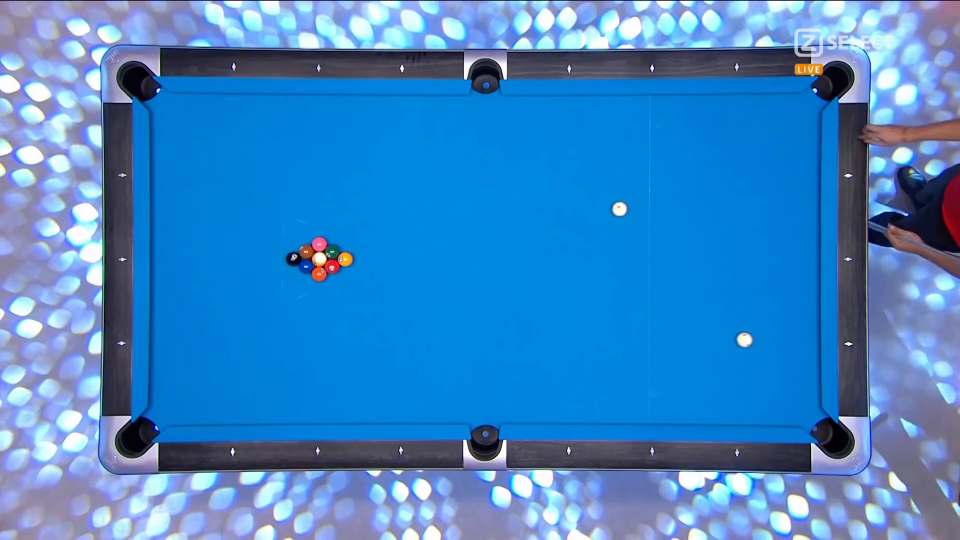
#> input picture frame 16 of 2019_PoolChamp_Clip4.mp4, 1920 x 1080 px (shown at 1/2 size)
$ python Main_12.9.2019.21.00.py
#> lines starting #> are read from the running program, lines starting #| are printed output that depends on the picture
import cv2 as cv
import numpy as np
import imutils
import cython
import time

cv2 = cv

cap = cv.VideoCapture('2019_PoolChamp_Clip4.mp4')
table_color_bgr = (60, 105, 0)
table_color_thresh = 30
ratio = (2, 1)
shape = None

setting = 0

# TODO: Try analyzing ratio of h & w of table


class Table:
    def __init__(self, setting=0):
        self.edges = {}
        self.frame = None
        self.playbounds = None
        self.bumperbounds = None
        self.tablebounds = None
        self.linelist = None
        self.setting = setting
        self.find_table_lines()
        self.set_boundaries()
        self.drawlines(color=(0, 200, 255))

        cv.imwrite('./debug_images/9_final_lines.png', self.frame)

    def find_table_lines(self):
        global shape
        if cap.isOpened():
            ret, frame = cap.read()
            self.frame = frame
        count = 0
        n_frames = 10
        self.linelist = []

        shape = frame.shape

        height, width = frame.shape[0], frame.shape[1]

        while count <= n_frames:
            ret, frame = cap.read()

            gray = cv.cvtColor(frame, cv.COLOR_BGR2GRAY)
            if self.setting == 0:
                canny = auto_canny(gray, 0.8, 0.5)
            elif self.setting == 1:
                # Manual Canny version
                thresh_ratio = 3
                low = 35
                canny = cv.Canny(frame, low, low * thresh_ratio)

            cv.imwrite('./debug_images/1_canny_check.png', canny)
            minlinelength = 1000000
            maxlinegap = 10
            lines = cv2.HoughLinesP(canny, 1, np.pi / 180, 300, minlinelength, maxlinegap)  # thresh was 300
            if lines is not None:
                for i in range(len(lines)):
                    self.linelist.append(lines[i][0])
            count += 1

        cannywlines = self.drawlines(canny)
        cv.imwrite('./debug_images/2_canny_check_lines.png', cannywlines)

        print(len(self.linelist), 'lines found')
        poplist = []

        for i in range(len(self.linelist)):
            line = self.linelist[i]
            x1, y1, x2, y2 = line[0], line[1], line[2], line[3]
            if not (x2 - x1) == 0:  # makeing sure we don't get a divide by zero error
                slope = (y2 - y1) / (x2 - x1)  # rise over run
                # print(slope)
            if slope != 0:
                poplist.append(i)
            else:
                pass
        print(len(poplist), 'lines removed')

        clean1 = self.drawlines(self.frame.copy(), color=(0, 0, 255))
        cv.imwrite('./debug_images/3_1st_pass_clean.png', clean1)

        lencount = 0
        for i in range(len(poplist)):
            ind = poplist[i] - lencount
            lencount += 1
            del self.linelist[ind]

        horizontal, vertical = self.group_lines_by_direction(minlinelen=30)

        toplines, bottomlines = [], []
        leftlines, rightlines = [], []

        # Split horizontal into top and bottom
        for i in range(len(horizontal)):
            line = horizontal[i]
            x1, y1, x2, y2 = line[0], line[1], line[2], line[3]
            ydim = frame.shape[0]
            if 5 < y1 < ydim / 4:
                toplines.append(line)
            elif (height - 5) > y1 > (ydim - (ydim / 4)):
                bottomlines.append(line)
        # Split vertical into right and left
        for i in range(len(vertical)):
            line = vertical[i]
            x1, y1, x2, y2 = line[0], line[1], line[2], line[3]
            xdim = frame.shape[1]
            if 5 < x1 < xdim / 4:
                leftlines.append(line)
            elif (width - 5) > x1 > (xdim - (xdim / 4)):
                rightlines.append(line)

        horiz = self.drawlines(frame.copy(), linelist=horizontal, color=(0, 0, 255))
        cv.imwrite('./debug_images/4_horizontal_split.png', horiz)
        vert = self.drawlines(frame.copy(), linelist=vertical, color=(0, 0, 255))
        cv.imwrite('./debug_images/4_vertical_split.png', vert)

        # copy2 = self.drawlines(frame.copy(), (0, 0, 255))
        # cv.imwrite('./debug_images/horizontal_vertical_sort.png', copy2)

        toplines = self.group_lines(toplines)
        bottomlines = self.group_lines(bottomlines)
        leftlines = self.group_lines(leftlines)
        rightlines = self.group_lines(rightlines)

        top = self.drawlines(frame.copy(), linelist=toplines, color=(0, 0, 255))
        cv.imwrite('./debug_images/5_toplines.png', top)
        bottom = self.drawlines(frame.copy(), linelist=bottomlines, color=(0, 0, 255))
        cv.imwrite('./debug_images/5_bottomlines.png', bottom)
        left = self.drawlines(frame.copy(), linelist=leftlines, color=(0, 0, 255))
        cv.imwrite('./debug_images/5_leftlines.png', left)
        right = self.drawlines(frame.copy(), linelist=rightlines, color=(0, 0, 255))
        cv.imwrite('./debug_images/5_rightlines.png', right)

        toplines = self.find_average_lines_from_groups(toplines, axis='y')
        bottomlines = self.find_average_lines_from_groups(bottomlines, axis='y')
        leftlines = self.find_average_lines_from_groups(leftlines, axis='x')
        rightlines = self.find_average_lines_from_groups(rightlines, axis='x')

        top = self.drawlines(frame.copy(), linelist=toplines, color=(0, 0, 255))
        cv.imwrite('./debug_images/6_toplines_avg.png', top)
        bottom = self.drawlines(frame.copy(), linelist=bottomlines, color=(0, 0, 255))
        cv.imwrite('./debug_images/6_bottomlines_avg.png', bottom)
        left = self.drawlines(frame.copy(), linelist=leftlines, color=(0, 0, 255))
        cv.imwrite('./debug_images/6_leftlines_avg.png', left)
        right = self.drawlines(frame.copy(), linelist=rightlines, color=(0, 0, 255))
        cv.imwrite('./debug_images/6_rightlines_avg.png', right)

        self.linelist = [toplines, rightlines, bottomlines, leftlines]
        self.linelist = {'top': toplines, 'bottom': bottomlines, 'left': leftlines, 'right': rightlines}

        copy2 = self.drawlines(frame.copy(), color=(0, 0, 255))
        cv.imwrite('./debug_images/7_grouped.png', copy2)

        print('Table Found')
        return frame

    def drawlines(self, frame=None, linelist=None, color=(0, 0, 255), thickness=2):
        if frame is None:
            frame = self.frame
        if linelist is None:
            linelist = self.linelist
        if len(frame.shape) == 2:
            frame = cv.cvtColor(frame, cv.COLOR_GRAY2BGR)
        if isinstance(linelist, dict):
            for group in linelist.values():
                for line in group:
                    x1, y1, x2, y2 = line[0], line[1], line[2], line[3]
                    pt1, pt2 = (x1, y1), (x2, y2)
                    cv.line(frame, pt1, pt2, color, thickness)
        elif isinstance(linelist, (list, np.ndarray)):
            linelist = list(linelist)
            for linelst in linelist:
                linelst = list(linelist)
                if isinstance(linelst[0], (int, float, np.int32)):
                    x1, y1, x2, y2 = linelst[0], linelst[1], linelst[2], linelst[3]
                    pt1, pt2 = (x1, y1), (x2, y2)
                    cv.line(frame, pt1, pt2, color, thickness)
                else:
                    for line in linelst:
                        if isinstance(line[0], (int, float, np.int32)):
                            x1, y1, x2, y2 = line[0], line[1], line[2], line[3]
                            pt1, pt2 = (x1, y1), (x2, y2)
                            cv.line(frame, pt1, pt2, color, thickness)
                            print('line drawn')
            # [8 lines of commented-out code are left out]
        return frame

    def set_boundaries(self):
        lines = self.linelist
        lines = {key: np.asarray(value) for (key, value) in lines.items()}
        top, bottom = lines['top'], lines['bottom']
        left, right = lines['left'], lines['right']

        # [13 lines of commented-out code are left out]

        bumper_lines = []
        # max, mid, low
        playfield_t, pockets_t, table_t = self.max_mid_min(top, axis='y')
        table_b, pockets_b, playfield_b = self.max_mid_min(bottom, axis='y')
        table_r, pockets_r, playfield_r = self.max_mid_min(right, axis='x')
        playfield_l, pockets_l, table_l = self.max_mid_min(left, axis='x')

        table_lines = [table_t, table_b, table_l, table_r]
        playfield_lines = [playfield_t, playfield_b, playfield_l, playfield_r]
        pocket_lines = [pockets_t, pockets_b, pockets_l, pockets_r]

        # [11 lines of commented-out code are left out]

        playfield = self.drawlines(self.frame.copy(), playfield_lines, (0, 0, 255), 5)
        cv.imwrite('./debug_images/8_border_playfield.png', playfield)

        table_ = self.drawlines(self.frame.copy(), table_lines, (255, 0, 0), 5)
        cv.imwrite('./debug_images/8_border_table.png', table_)

        pockets = self.drawlines(self.frame.copy(), pocket_lines, (0, 255, 0), 5)
        cv.imwrite('./debug_images/8_border_pockets.png', pockets)

    def max_mid_min(self, group, axis='x'):
        if axis == 'x':
            xory = 0
        elif axis == 'y':
            xory = 1
        # print(len(group))
        group2 = list(group)
        maxind = group.argmax(axis=0)[xory]
        maximum = group2[maxind]
        group2.pop(maxind)
        group2 = np.asarray(group2)
        minind = group2.argmin(axis=0)[xory]
        minimum = group2[minind]
        group2 = list(group2)
        group2.pop(minind)
        midimum = group2[0]
        # print(maximum, midimum, minimum)

        return maximum, midimum, minimum

    # [19 lines left out: function find_contours_from_lines, not called in this run]

    def find_average_lines_from_groups(self, groups, axis='x'):
        output = []
        # group = np.asarray(groups)
        for group in groups:
            group = np.asarray(group)
            if axis == 'x':
                avgx = int(np.mean(group[:, 0]))
                newline = [avgx, 0, avgx, shape[0]]
            elif axis == 'y':
                avgy = int(np.mean(group[:, 1]))
                newline = [0, avgy, shape[1], avgy]
            output.append(newline)
        return output

    def group_lines_by_direction(self, minlinelen=0):
        vertical = []
        horizontal = []
        for i in range(len(self.linelist)):
            line = self.linelist[i]
            x1, y1, x2, y2 = line[0], line[1], line[2], line[3]
            pt1, pt2 = (x1, y1), (x2, y2)
            # cv.line(frame, pt1, pt2, (255, 0, 0), 2)
            if x1 == x2 and abs(y1 - y2) > minlinelen:
                vertical.append(self.linelist[i])
            elif y1 == y2 and abs(x1 - x2) > minlinelen:
                horizontal.append(self.linelist[i])
        return horizontal, vertical

    def group_lines(self, linelist, thresh=20):
        groups = []
        axis = self.check_axis(linelist)
        for line in linelist:
            x1, y1 = line[0], line[1]
            grouped = False
            for i in range(len(groups)):
                if axis == 'y':
                    sample_y = groups[i][0][1]
                    # print(abs(y1 - sample_x))
                    if abs(y1 - sample_y) < thresh:
                        groups[i].append(line)
                        grouped = True
                if axis == 'x':
                    sample_x = groups[i][0][0]
                    # print(abs(y1 - sample_x))
                    if abs(x1 - sample_x) < thresh:
                        groups[i].append(line)
                        grouped = True
            if grouped is False:
                groups.append([line])

        return groups

    def check_axis(self, linelist):
        linelist = np.asarray(linelist)
        xvariance = np.std(linelist[:, 0])
        yvariance = np.std(linelist[:, 1])
        if xvariance < yvariance:
            axis = 'x'
        else:
            axis = 'y'
        return axis

    def find_balls(self, frame):
        copy = frame.copy()
        gray = cv.cvtColor(copy, cv.COLOR_BGR2GRAY)
        gray = cv.medianBlur(gray, 5)
        min_dist = frame.shape[0] / 64
        max_radius = round(frame.shape[0] / 22.5)  # was / 22.5

        circles = cv.HoughCircles(gray, cv.HOUGH_GRADIENT, 1, min_dist, param1=53, param2=30, minRadius=5,
                                  maxRadius=max_radius)
        radiuslist = []
        if circles is not None:
            circles = np.uint16(np.around(circles))
            for circle in circles[0, :]:
                x, y = circle[0], circle[1]
                radius = circle[2]
                radiuslist.append(radius)
                cv.circle(frame, (x, y), radius, (0, 255, 0), 2)
                cv.circle(frame, (x, y), 2, (0, 0, 255), 3)
        circle_img = frame
        # print('circle radius max:', str(max(radiuslist)), 'min:', str(min(radiuslist)))
        return circle_img

#
# class Pocket:
#     def __init__(self):
#         pass
#
#
# class Ball:
#     def __init__(self):
#         pass
#
#
# class Stick:
#     def __init__(self):
#         pass


# [20 lines left out: functions recursive_len, crop, color_difference, not called in this run]


def auto_canny(image, sigma=0.33, uppermod=1, lowermod=1):
    # compute the median of the single channel pixel intensities
    v = np.median(image)
    # apply automatic Canny edge detection using the computed median
    lower = int(max(0, (1.0 - sigma) * v) * lowermod)
    upper = int(min(255, (1.0 + sigma) * v) * uppermod)
    # print(lower, upper)
    edged = cv.Canny(image, lower, upper)
    return edged


# [38 lines left out: functions check_contour_shape, draw_circles, not called in this run]


def play_frame():
    ret, frame = cap.read()
    if ret:
        table.drawlines(frame)
        table.find_balls(frame)
        # frame = draw_circles(frame)
        cv.imshow('frame', frame)
        # frame = crop(frame)
#         find_table(frame)
#         # circles = draw_circles(frame)
#         cv.imshow('frame', frame)
#         # cv.imshow('circles', circles)
#         # cv.moveWindow('circles', 20, 20)
        if cv.waitKey(25) & 0xFF == 27:  # 27 is the esc key's number
            return False
        else:
            return True
    else:
        return False


def main():
    global table
    if cap.isOpened():
        table = Table(setting=setting)
#> in find_table_lines, frame is the input picture: shape (1080, 1920, 3); mean B, G, R 197.3, 134.4, 63.7
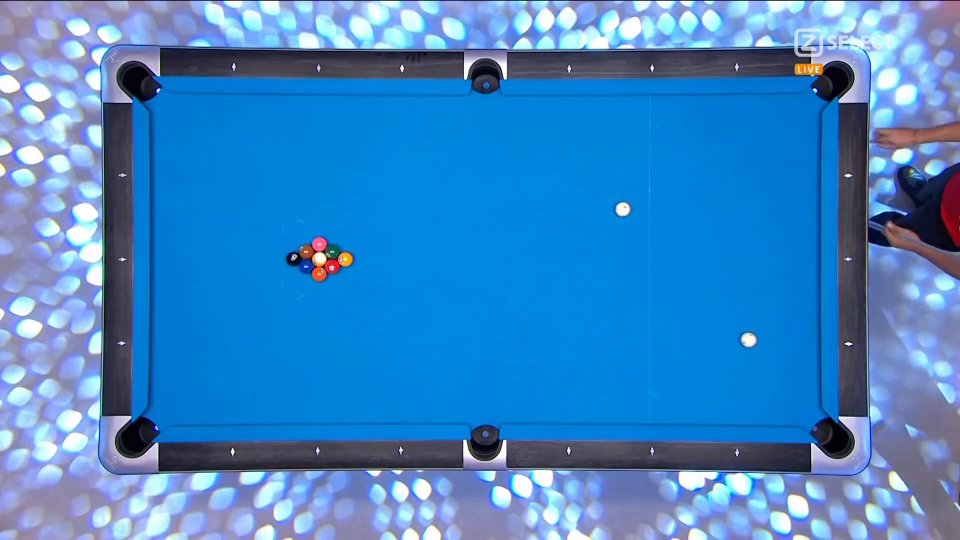
#> input picture frame 17 of 2019_PoolChamp_Clip4.mp4, 1920 x 1080 px (shown at 1/2 size)
#> in find_table_lines, frame is the input picture: shape (1080, 1920, 3); mean B, G, R 197.4, 134.4, 63.8
#> in auto_canny, `v = np.median(image)`: v = 103
#> in auto_canny, `lower = int(max(0, (1.0 - sigma) * v) * lowermod)`: lower = 20
#> in auto_canny, `upper = int(min(255, (1.0 + sigma) * v) * uppermod)`: upper = 92
#> in auto_canny, `edged = cv.Canny(image, lower, upper)`:
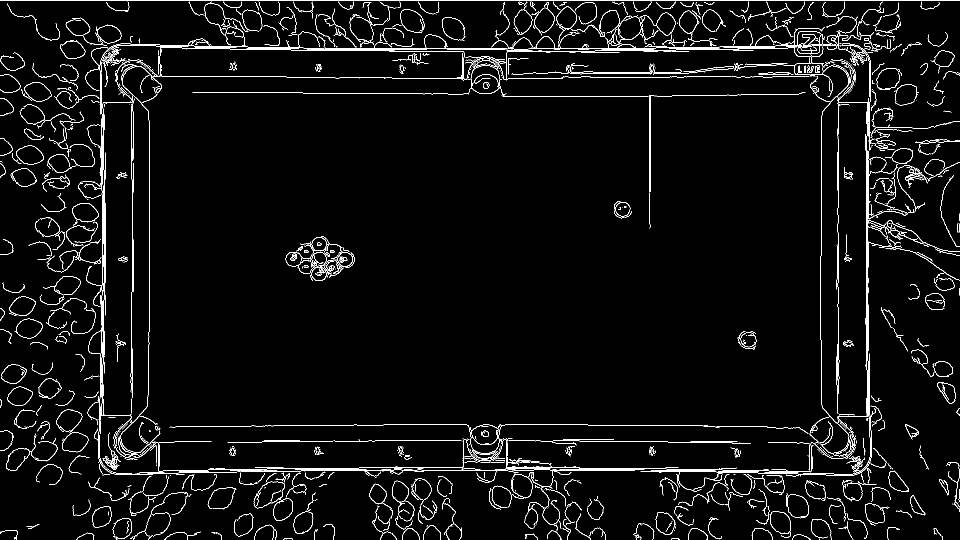
#> edged: shape (1080, 1920) (shown at 1/2 size); 3.7% white in thin lines or dots
#> in find_table_lines, `lines = cv2.HoughLinesP(canny, 1, np.pi / 180, 300, minlinelength, max..`: lines = 63 rows, first 6: [0, 1, 1919, 1], [650, 97, 1013, 97], [1101, 941, 1269, 941], [614, 99, 853, 99], [416, 939, 533, 939], [1302, 941, 1430, 941]
#> the loop in find_table_lines, `for i in range(len(lines)):` made 63 passes
#> after the loop in find_table_lines, `for i in range(len(lines)):`: self.linelist = 63 items, first 6: [0, 1, 1919, 1], [650, 97, 1013, 97], [1101, 941, 1269, 941], [614, 99, 853, 99], [416, 939, 533, 939], [1302, 941, 1430, 941]
#> in drawlines, `linelist = self.linelist`: linelist = 669 items, first 6: [0, 1, 1919, 1], [650, 97, 1013, 97], [1101, 941, 1269, 941], [614, 99, 853, 99], [416, 939, 533, 939], [1302, 941, 1430, 941]
#> the loop in drawlines, `for linelst in linelist:` made 669 passes
#> (printed output is left out)
#> after the loop in drawlines, `for linelst in linelist:`:
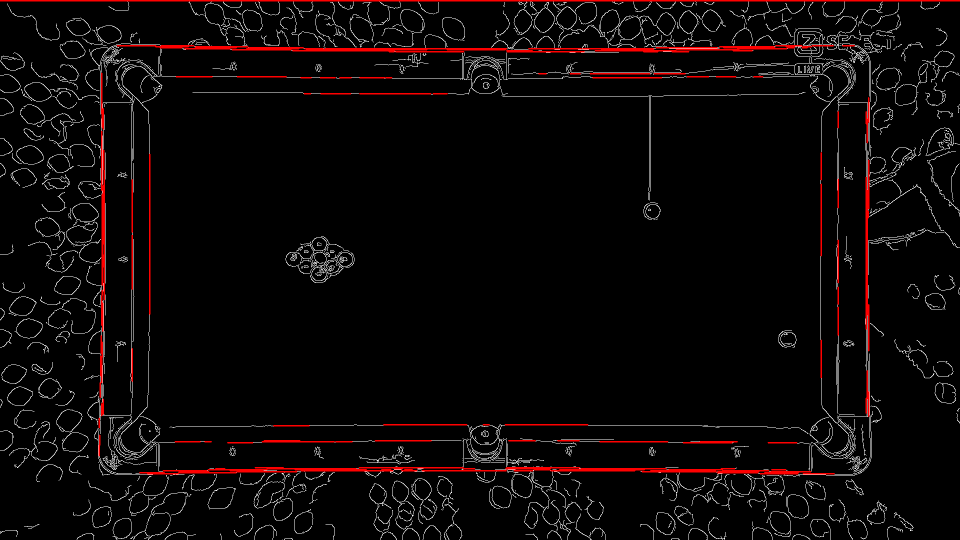
#> frame: shape (1080, 1920, 3) (shown at 1/2 size); mean B, G, R 7.2, 7.2, 12.2
#> the loop in find_table_lines, `for i in range(len(self.linelist)):` made 669 passes
#> after the loop in find_table_lines, `for i in range(len(self.linelist)):`: poplist = []
#> the loop in drawlines (call 2), `for linelst in linelist:` made 669 passes
#> after the loop in find_table_lines, `for i in range(len(poplist)):`: lencount = 0
#> the loop in group_lines_by_direction, `for i in range(len(self.linelist)):` made 669 passes
#> the loop in find_table_lines, `for i in range(len(vertical)):` made 132 passes
#> the loop in group_lines, `for line in linelist:` made 216 passes
#> line on passes 1 to 3: [650, 97, 1013, 97], [614, 99, 853, 99], [1466, 101, 1504, 101]
#> the loop in group_lines (call 2), `for line in linelist:` made 231 passes
#> the loop in find_average_lines_from_groups, `for group in groups:` made 3 passes
#> the loop in find_average_lines_from_groups (call 2), `for group in groups:` made 3 passes
    else:
        print("error opening video")
    while cap.isOpened():
        playing = play_frame()
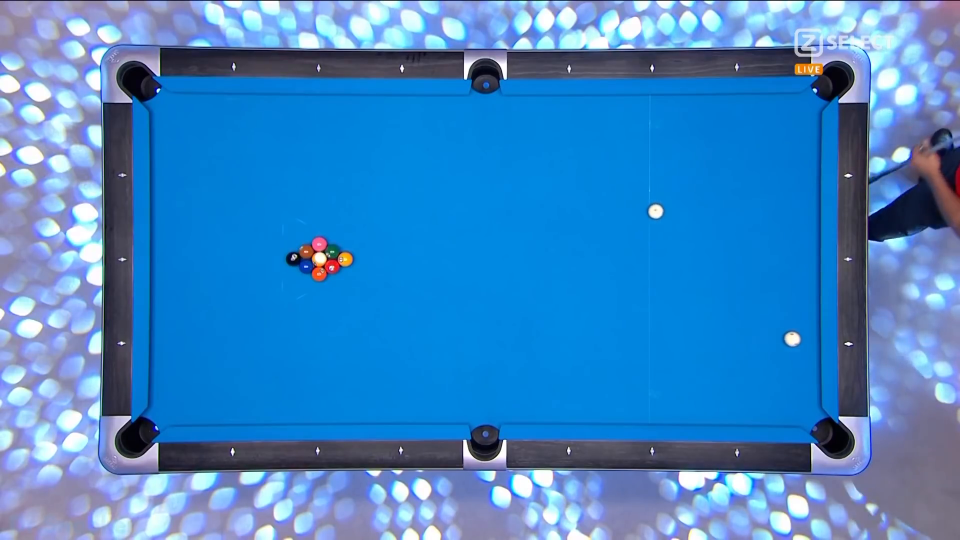
#> input picture frame 28 of 2019_PoolChamp_Clip4.mp4, 1920 x 1080 px (shown at 1/2 size)
#> in play_frame, frame is the input picture: shape (1080, 1920, 3); mean B, G, R 197.6, 134.5, 63.9
#> in find_balls, `gray = cv.cvtColor(copy, cv.COLOR_BGR2GRAY)`:
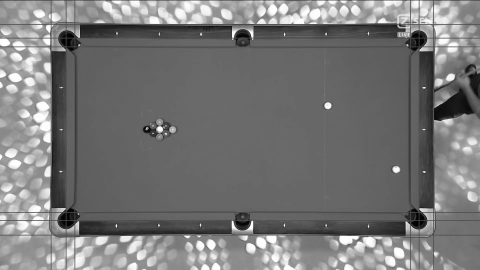
#> gray: shape (1080, 1920) (shown at 1/4 size); min 0, max 255, mean 119.6
#> the loop in find_balls, `for circle in circles[0, :]:` made 61 passes
#> circle on passes 1 to 4: [968, 886, 35], [264, 882, 35], [1674, 154, 34], [970, 142, 43]
#> after the loop in find_balls, `for circle in circles[0, :]:`:
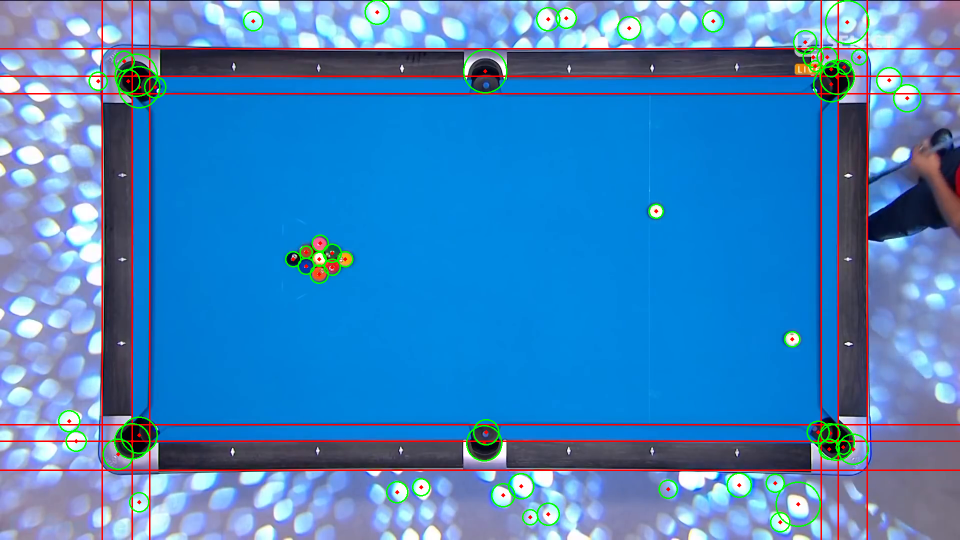
#> frame: shape (1080, 1920, 3) (shown at 1/2 size); mean B, G, R 191.2, 132.8, 67
#> (key Esc is pressed here)
        if not playing:
            break

    cap.release()
    cv.destroyAllWindows()


main()

# shape is h x w x chan
